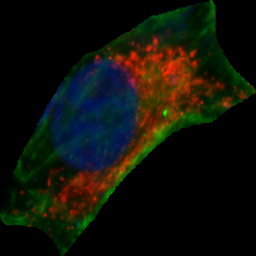
#> input picture ext_img194.png, 256 x 256 px; its folder holds only this picture in this run
$ python -i SURGE_final_code.py   (imports and definitions only)
#> lines starting #> are read from the running program, lines starting #| are printed output that depends on the picture; after the words box and inside, x2 and y2 are one past the last pixel; in counts of white or black regions, pixels touching at a corner belong together
import cv2
import numpy as np
from sklearn.cluster import KMeans
import matplotlib.pyplot as plt
import os

def cluster_image_exclude_black_hsv(image_path, n_clusters=3, threshold=10):
    """
    Cluster the image excluding black pixels in the HSV Value channel.

    Args:
        image_path (str): Path to the image file.
        n_clusters (int): Number of clusters for K-means.
        threshold (int): Threshold for excluding black pixels.

    Returns:
        tuple: Original RGB image, clustered RGB image, K-means model, and mask.
    """
    # Load the RGB image
    image = cv2.imread(image_path)
    image_rgb = cv2.cvtColor(image, cv2.COLOR_BGR2RGB)

    # Convert the image to HSV
    image_hsv = cv2.cvtColor(image, cv2.COLOR_BGR2HSV)

    # Create a mask to exclude black pixels in the Value channel of HSV
    _, mask = cv2.threshold(image_hsv[:, :, 2], threshold, 255, cv2.THRESH_BINARY)

    # Extract non-black pixels using the mask
    masked_image = image_hsv[mask != 0]

    # Apply K-means clustering to the masked HSV pixels
    kmeans = KMeans(n_clusters=n_clusters, random_state=42)
    kmeans.fit(masked_image)
    clustered_pixels = kmeans.cluster_centers_[kmeans.labels_]

    # Create the clustered image
    clustered_image = np.zeros_like(image_hsv)
    clustered_image[mask != 0] = clustered_pixels

    # Convert the clustered image back to RGB for display
    clustered_image_rgb = cv2.cvtColor(clustered_image.astype(np.uint8), cv2.COLOR_HSV2RGB)

    return image, clustered_image_rgb, kmeans, mask

def get_largest_outer_contour(image, epsilon=0.01):
    """
    Find the largest outer contour in the image.

    Args:
        image (ndarray): Grayscale image.
        epsilon (float): Approximation accuracy parameter.

    Returns:
        tuple: Largest contour and approximated polygon.
    """
    # Find contours
    contours, _ = cv2.findContours(image, cv2.RETR_EXTERNAL, cv2.CHAIN_APPROX_SIMPLE)

    # Get the largest contour based on area
    largest_contour = max(contours, key=cv2.contourArea)

    # Approximate the largest contour as a polygon
    perimeter = cv2.arcLength(largest_contour, True)
    approx_polygon = cv2.approxPolyDP(largest_contour, epsilon * perimeter, True)

    return largest_contour, approx_polygon

def find_innermost_and_outermost_clusters(clustered_image, kmeans, mask):
    """
    Identify the innermost and outermost clusters in the clustered image.

    Args:
        clustered_image (ndarray): Clustered image in HSV.
        kmeans (KMeans): K-means model.
        mask (ndarray): Mask of non-black pixels.

    Returns:
        tuple: Innermost and outermost cluster images and masks.
    """
    h, w, _ = clustered_image.shape
    cluster_labels = np.full(mask.shape, -1)
    cluster_labels[mask != 0] = kmeans.labels_

    cluster_boundary_count = np.zeros(kmeans.n_clusters, dtype=int)

    for y in range(h):
        for x in range(w):
            if mask[y, x]:
                current_label = cluster_labels[y, x]
                neighbors = cluster_labels[max(0, y-1):min(h, y+2), max(0, x-1):min(w, x+2)]
                if np.any(neighbors != current_label):
                    cluster_boundary_count[current_label] += 1

    innermost_cluster_idx = np.argmin(cluster_boundary_count)
    outermost_cluster_idx = np.argmax(cluster_boundary_count)

    innermost_cluster_mask = (cluster_labels == innermost_cluster_idx)
    outermost_cluster_mask = (cluster_labels == outermost_cluster_idx)

    innermost_cluster_image = np.zeros_like(clustered_image)
    outermost_cluster_image = np.zeros_like(clustered_image)
    innermost_cluster_image[innermost_cluster_mask] = clustered_image[innermost_cluster_mask]
    outermost_cluster_image[outermost_cluster_mask] = clustered_image[outermost_cluster_mask]

    innermost_cluster_image_rgb = cv2.cvtColor(innermost_cluster_image.astype(np.uint8), cv2.COLOR_HSV2RGB)
    outermost_cluster_image_rgb = cv2.cvtColor(outermost_cluster_image.astype(np.uint8), cv2.COLOR_HSV2RGB)

    return innermost_cluster_image_rgb, outermost_cluster_image_rgb, innermost_cluster_mask, outermost_cluster_mask

def get_center_of_mass_of_innermost_cluster(innermost_cluster_mask):
    """
    Calculate the center of mass of the innermost cluster.

    Args:
        innermost_cluster_mask (ndarray): Mask of the innermost cluster.

    Returns:
        tuple: Coordinates of the center of mass (x, y).
    """
    indices = np.column_stack(np.where(innermost_cluster_mask))
    weights = innermost_cluster_mask[indices[:, 0], indices[:, 1]]

    if len(indices) > 0:
        center_of_mass = np.average(indices, axis=0, weights=weights).astype(int)
        centroid_y, centroid_x = center_of_mass[0], center_of_mass[1]
    else:
        centroid_x, centroid_y = 0, 0

    return centroid_x, centroid_y

def draw_largest_contour(image, mask, color=(0, 255, 0)):
    """
    Draw the largest contour in the mask.

    Args:
        image (ndarray): Original image.
        mask (ndarray): Binary mask.
        color (tuple): Color of the contour.

    Returns:
        tuple: Image with the largest contour drawn.
    """
    # Find contours
    contours, _ = cv2.findContours(mask.astype(np.uint8), cv2.RETR_EXTERNAL, cv2.CHAIN_APPROX_SIMPLE)

    # Get the largest contour based on area
    largest_contour = max(contours, key=cv2.contourArea)

    # Draw the largest contour on the image
    image_with_contour = image.copy()
    cv2.drawContours(image_with_contour, [largest_contour], -1, color, 2)

    return image_with_contour, largest_contour

def draw_angular_lines(image, center, num_lines=36, color=(255, 255, 255)):
    """
    Draw angular lines radiating from a center point.

    Args:
        image (ndarray): Original image.
        center (tuple): Center point (x, y).
        num_lines (int): Number of lines to draw.
        color (tuple): Color of the lines.

    Returns:
        tuple: Image with lines and their endpoints.
    """
    angle_step = 360 / num_lines
    h, w = image.shape[:2]
    line_endpoints = []

    for i in range(num_lines):
        angle = np.deg2rad(i * angle_step)
        x_end = int(center[0] + w * np.cos(angle))
        y_end = int(center[1] - h * np.sin(angle))
        cv2.line(image, center, (x_end, y_end), color, 1)
        line_endpoints.append((x_end, y_end))

    return image, line_endpoints

def find_intersections(line_endpoints, contour, image_shape):
    """
    Find intersections between lines and a contour. In case of multiple intersections,
    return the farthest intersection point for each line. If no intersection is found,
    use the endpoint of the line.

    Args:
        line_endpoints (list): List of line endpoints.
        contour (ndarray): Contour points.
        image_shape (tuple): Shape of the image (height, width).

    Returns:
        list: Intersection points for each line.
    """
    intersections = []
    h, w = image_shape[:2]

    for (x1, y1), (x2, y2) in line_endpoints:
        farthest_intersection = None
        max_distance = -1

        for i in range(len(contour) - 1):
            x3, y3 = contour[i][0]
            x4, y4 = contour[i + 1][0]
            denom = (y4 - y3) * (x2 - x1) - (x4 - x3) * (y2 - y1)

            if not np.isclose(denom, 0):
                ua = ((x4 - x3) * (y1 - y3) - (y4 - y3) * (x1 - x3)) / denom
                ub = ((x2 - x1) * (y1 - y3) - (y2 - y1) * (x1 - x3)) / denom

                if 0 <= ua <= 1 and 0 <= ub <= 1:
                    x = x1 + ua * (x2 - x1)
                    y = y1 + ua * (y2 - y1)
                    distance = np.sqrt((x - x1) ** 2 + (y - y1) ** 2)

                    if distance > max_distance:
                        max_distance = distance
                        farthest_intersection = (int(x), int(y))

        if farthest_intersection is None:
            farthest_intersection = (x2, y2)

        intersections.append(farthest_intersection)

    return intersections
# [12 lines left out: function calculate_distance, not called in this run]

def process_image(image_path):
    """
    Process an image to cluster pixels, find contours, draw shapes and lines,
    and calculate lengths between intersections.

    Args:
        image_path (str): Path to the image file.

    Returns:
        None
    """
    original_image, clustered_image, kmeans, mask = cluster_image_exclude_black_hsv(image_path)
#> in cluster_image_exclude_black_hsv, image is the input picture: shape (256, 256, 3); mean B, G, R 8.8, 17.2, 15.6
#> in cluster_image_exclude_black_hsv, `_, mask = cv2.threshold(image_hsv[:, :, 2], threshold, 255, cv2.THRESH..`:
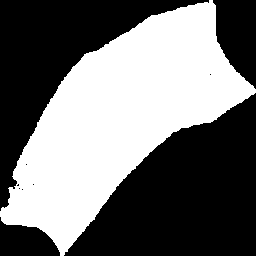
#> mask: shape (256, 256); 44.5% white; 1 white region
#> in cluster_image_exclude_black_hsv, `clustered_image_rgb = cv2.cvtColor(clustered_image.astype(np.uint8), c..`:
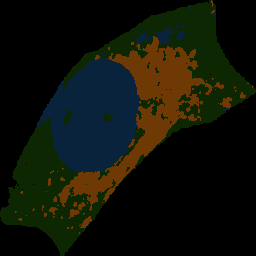
#> clustered_image_rgb: shape (256, 256, 3); mean R, G, B 15.7, 18.8, 8.3
    largest_contour_image, approx_polygon = get_largest_outer_contour(mask, epsilon=0.02)
#> in get_largest_outer_contour, `contours, _ = cv2.findContours(image, cv2.RETR_EXTERNAL, cv2.CHAIN_APP..`: contours = 1 contour; box (x1, y1, x2, y2) and area: (0, 0, 256, 256) 28830
#> in get_largest_outer_contour, `largest_contour = max(contours, key=cv2.contourArea)`: largest_contour = contour of 391 points, box (x1, y1, x2, y2) (0, 0, 256, 256), area 28830
#> in get_largest_outer_contour, `perimeter = cv2.arcLength(largest_contour, True)`: perimeter = 852.7
#> in get_largest_outer_contour, `approx_polygon = cv2.approxPolyDP(largest_contour, epsilon * perimeter..`: approx_polygon = [[212, 0], [84, 54], [4, 223], [63, 255], [173, 131], [255, 92]]
#> largest_contour_image has the same summary as largest_contour in get_largest_outer_contour
    innermost_cluster_image, _, innermost_cluster_mask, _ = find_innermost_and_outermost_clusters(clustered_image, kmeans, mask)
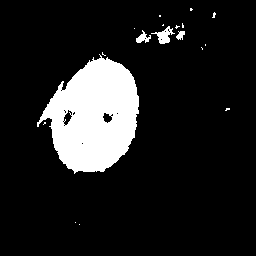
#> innermost_cluster_mask: shape (256, 256) bool; 12.6% white; 18 white regions (14 under 20 px)
    centroid_x, centroid_y = get_center_of_mass_of_innermost_cluster(innermost_cluster_mask)
#> in get_center_of_mass_of_innermost_cluster, `indices = np.column_stack(np.where(innermost_cluster_mask))`: indices = 8256 pairs, first value 8 to 224, second value 37 to 229
#> in get_center_of_mass_of_innermost_cluster, `center_of_mass = np.average(indices, axis=0, weights=weights).astype(i..`: center_of_mass = [112, 97]
#> in get_center_of_mass_of_innermost_cluster, `centroid_y, centroid_x = center_of_mass[0], center_of_mass[1]`: centroid_y = 112; centroid_x = 97
#> centroid_x = 97; centroid_y = 112
    original_with_innermost_contour, innermost_contour = draw_largest_contour(original_image, innermost_cluster_mask, color=(255, 0, 0))
#> in draw_largest_contour, `contours, _ = cv2.findContours(mask.astype(np.uint8), cv2.RETR_EXTERNA..`: contours = 18 contours, 14 with area under 20; largest, box (x1, y1, x2, y2) and area: (37, 54, 139, 174) 7814, (151, 26, 175, 44) 147, (136, 30, 151, 43) 71, (176, 31, 185, 40) 38
#> in draw_largest_contour, `largest_contour = max(contours, key=cv2.contourArea)`: largest_contour = contour of 210 points, box (x1, y1, x2, y2) (37, 54, 139, 174), area 7814
#> in draw_largest_contour, `cv2.drawContours(image_with_contour, [largest_contour], -1, color, 2)`:
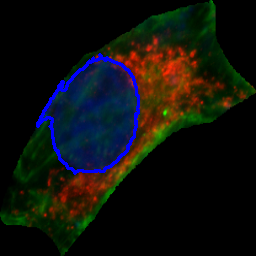
#> image_with_contour: shape (256, 256, 3); 2.03% of pixels changed, all inside (x1, y1, x2, y2) = (36, 53, 140, 175)
#> innermost_contour has the same summary as largest_contour in draw_largest_contour

    # Draw angular lines from the center of mass
    center = (centroid_x, centroid_y)
#> center = (97, 112)
    original_with_lines, line_endpoints = draw_angular_lines(original_image.copy(), center, num_lines=36, color=(255, 255, 255))
#> the loop in draw_angular_lines, `for i in range(num_lines):` made 36 passes
#> (x_end, y_end) on passes 1 to 8: (353, 112), (349, 67), (337, 24), (318, -15), (293, -52), (261, -84), (225, -109), (184, -128)
#> after the loop in draw_angular_lines, `for i in range(num_lines):`:
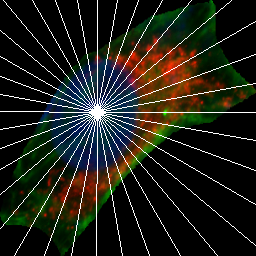
#> image: shape (256, 256, 3); mean of channels 0, 1, 2 24.7, 33, 31.8; drawn as B, G, R
#> after the loop in draw_angular_lines, `for i in range(num_lines):`: line_endpoints = 36 pairs, first value -159 to 353, second value -144 to 368

    # Find intersections of the angular lines with the enclosing shapes
    innermost_intersections = find_intersections([(center, endpoint) for endpoint in line_endpoints], innermost_contour, original_image.shape)
#> the loop in find_intersections, `for (x1, y1), (x2, y2) in line_endpoints:` made 36 passes
#> after the loop in find_intersections, `for (x1, y1), (x2, y2) in line_endpoints:`: intersections = 36 pairs, first value 37 to 138, second value 57 to 172
#> innermost_intersections has the same summary as intersections in find_intersections
    outermost_intersections = find_intersections([(center, endpoint) for endpoint in line_endpoints], largest_contour_image, original_image.shape)
#> the loop in find_intersections (call 2), `for (x1, y1), (x2, y2) in line_endpoints:` made 36 passes
#> outermost_intersections = 36 pairs, first value 4 to 250, second value 7 to 241

    # Store paired intersection points and calculate distances
    paired_intersections = list(zip(innermost_intersections, outermost_intersections))
#> paired_intersections = 36 items

    # Create a separate copy of the original image to draw lines and points
    lines_and_points_image = original_image.copy()

    # Arrays to store points p1 and p2 for each line
    #midpoints=[]
    p1_points = []
    p2_points=[]
    p3_points=[]


    for (inner_point, outer_point), (center, endpoint) in zip(paired_intersections, line_endpoints):
        # Calculate the mid-point on the line between inner_point and outer_point
        p1 = ((inner_point[0] + outer_point[0]) // 2, (inner_point[1] + outer_point[1]) // 2)
        p2 = ((inner_point[0] + p1[0]) // 2, (inner_point[1] + p1[1]) // 2)
        p3 = ((outer_point[0] + p1[0]) // 2, (outer_point[1] + p1[1]) // 2)
        # Store p1 and p2 points

        p1_points.append(p1)
        p2_points.append(p2)
        p3_points.append(p3)

        # Draw lines between innermost and outermost intersection points
        cv2.line(lines_and_points_image, inner_point, outer_point, (255, 255, 0), 1)

        # Draw points p1 and p2 on the image
        cv2.circle(lines_and_points_image, p1, 2, (255, 255, 255), -1)
        cv2.circle(lines_and_points_image, p2, 2, (255, 255, 255), -1)
        cv2.circle(lines_and_points_image, p3, 2, (255, 255, 255), -1)
#> this loop made 36 passes
#> (inner_point, outer_point, center, endpoint, p1, p2, p3) on passes 1 to 6: ((138, 112), (225, 112), 353, 112, (181, 112), (159, 112), (203, 112)), ((138, 104), (250, 84), 349, 67, (194, 94), (166, 99), (222, 89)), ((138, 96), (229, 63), 337, 24, (183, 79), (160, 87), (206, 71)), ((136, 89), (217, 42), 318, -15, (176, 65), (156, 77), (196, 53)), ((134, 81), (215, 13), 293, -52, (174, 47), (154, 64), (194, 30)), ((129, 72), (184, 7), 261, -84, (156, 39), (142, 55), (170, 23))
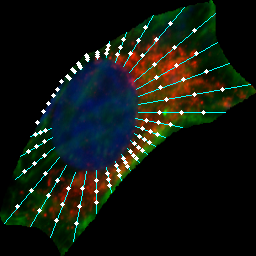
#> lines_and_points_image: shape (256, 256, 3); 3.27% of pixels changed, all inside (x1, y1, x2, y2) = (4, 7, 251, 242)
#> after the loop, p1_points = 36 pairs, first value 31 to 194, second value 39 to 206; p2_points = 36 pairs, first value 37 to 166, second value 53 to 188; p3_points = 36 pairs, first value 17 to 222, second value 23 to 223

    l1=len(p1_points)-1
#> l1 = 35
    l2=len(p2_points)-1
#> l2 = 35
    l3=len(p3_points)-1
#> l3 = 35
    for i in range(len(p1_points)-1):
        cv2.line(lines_and_points_image, p1_points[i], p1_points[i+1], (0, 0, 0), 2)
        print(i)
#> this loop made 35 passes
#| 0
#| 1
#| 2
#| 3
#| 4
#> (further printed lines are left out)
#> lines_and_points_image: shape (256, 256, 3); 2.18% of pixels changed, all inside (x1, y1, x2, y2) = (30, 38, 196, 208)
    cv2.line(lines_and_points_image,p1_points[l1],p1_points[0],(0,0,0),2)
#> lines_and_points_image: shape (256, 256, 3); mean B, G, R 15.2, 21.9, 15.9
    for i in range(len(p2_points)-1):
        cv2.line(lines_and_points_image, p2_points[i], p2_points[i+1], (0, 0, 0), 2)
#> lines_and_points_image: shape (256, 256, 3); mean B, G, R 14, 20.4, 14.2
    cv2.line(lines_and_points_image,p2_points[l2],p2_points[0],(0,0,0),2)
#> lines_and_points_image: shape (256, 256, 3); mean B, G, R 13.9, 20.3, 14.1
    for i in range(len(p3_points)-1):
        cv2.line(lines_and_points_image, p3_points[i], p3_points[i+1], (0, 0, 0), 2)
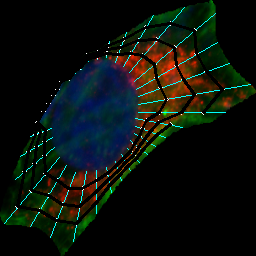
#> lines_and_points_image: shape (256, 256, 3); mean B, G, R 12.6, 18.2, 12.3
    cv2.line(lines_and_points_image,p3_points[l3],p3_points[0],(0,0,0),2)
#> lines_and_points_image: shape (256, 256, 3); 0.13% of pixels changed, all inside (x1, y1, x2, y2) = (171, 112, 203, 125)
    print(l1)
#| 35
    plt.figure(figsize=(10, 8))
    plt.imshow(cv2.cvtColor(lines_and_points_image, cv2.COLOR_BGR2RGB))
    plt.title('Image with Lines and Equidistant Points')
    plt.axis('off')
    plt.show()


# [15 lines left out: function process_images_in_folder, not called in this run]

# Example usage
folder_path = r"C:\Users\visha\Desktop\New folder"
# [1 line not run here, left out]

>>> result = process_image('ext_img194.png')

$ run again, on ext_img195.png
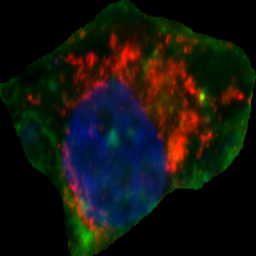
#> input picture ext_img195.png, 256 x 256 px
#> in cluster_image_exclude_black_hsv, image is the input picture: shape (256, 256, 3); mean B, G, R 14.1, 20, 19.8
#> image_hsv: shape (256, 256, 3); mean H, S, V 38, 147, 37.3
#> in cluster_image_exclude_black_hsv, `_, mask = cv2.threshold(image_hsv[:, :, 2], threshold, 255, cv2.THRESH..`:
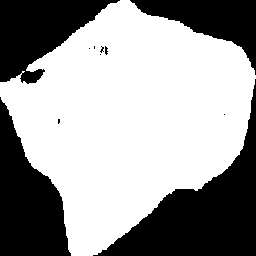
#> mask: shape (256, 256); 61.2% white; 11 black regions (7 under 20 px)
#> in get_largest_outer_contour, `contours, _ = cv2.findContours(image, cv2.RETR_EXTERNAL, cv2.CHAIN_APP..`: contours = 1 contour; box (x1, y1, x2, y2) and area: (0, 0, 256, 256) 39713
#> in get_largest_outer_contour, `largest_contour = max(contours, key=cv2.contourArea)`: largest_contour = contour of 429 points, box (x1, y1, x2, y2) (0, 0, 256, 256), area 39713
#> perimeter = 939.8
#> in get_largest_outer_contour, `approx_polygon = cv2.approxPolyDP(largest_contour, epsilon * perimeter..`: approx_polygon = [[241, 47], [120, 0], [35, 83], [0, 82], [71, 255], [239, 154]]
#> in process_image, `largest_contour_image, approx_polygon = get_largest_outer_contour(mask..`: largest_contour_image has the same summary as largest_contour in get_largest_outer_contour
#> innermost_cluster_mask: shape (256, 256) bool; 17.8% white; 21 white regions (19 under 20 px)
#> indices = 11661 pairs, first value 18 to 233, second value 53 to 244
#> center_of_mass = [155, 113]
#> in get_center_of_mass_of_innermost_cluster, `centroid_y, centroid_x = center_of_mass[0], center_of_mass[1]`: centroid_y = 155; centroid_x = 113
#> in process_image, `centroid_x, centroid_y = get_center_of_mass_of_innermost_cluster(inner..`: centroid_y = 155
#> in draw_largest_contour, `contours, _ = cv2.findContours(mask.astype(np.uint8), cv2.RETR_EXTERNA..`: contours = 21 contours, 19 with area under 20; largest, box (x1, y1, x2, y2) and area: (60, 78, 172, 234) 11494, (53, 57, 63, 66) 26
#> in draw_largest_contour, `largest_contour = max(contours, key=cv2.contourArea)`: largest_contour = contour of 245 points, box (x1, y1, x2, y2) (60, 78, 172, 234), area 11494
#> image_with_contour: shape (256, 256, 3); 2.3% of pixels changed, all inside (x1, y1, x2, y2) = (59, 77, 173, 235)
#> innermost_contour has the same summary as largest_contour in draw_largest_contour
#> in process_image, `center = (centroid_x, centroid_y)`: center = (113, 155)
#> the loop in draw_angular_lines, `for i in range(num_lines):` made 36 passes
#> (x_end, y_end) on passes 1 to 8: (369, 155), (365, 110), (353, 67), (334, 27), (309, -9), (277, -41), (241, -66), (200, -85)
#> after the loop in draw_angular_lines, `for i in range(num_lines):`: line_endpoints = 36 pairs, first value -143 to 369, second value -101 to 411
#> the loop in find_intersections, `for (x1, y1), (x2, y2) in line_endpoints:` made 36 passes
#> after the loop in find_intersections, `for (x1, y1), (x2, y2) in line_endpoints:`: intersections = 36 pairs, first value 60 to 167, second value 79 to 228
#> innermost_intersections has the same summary as intersections in find_intersections
#> the loop in find_intersections (call 2), `for (x1, y1), (x2, y2) in line_endpoints:` made 36 passes
#> outermost_intersections = 36 pairs, first value 0 to 254, second value 3 to 255
#> paired_intersections = 36 items
#> the loop in process_image, `for (inner_point, outer_point), (center, endpoint) in zip(paired_inter..` made 36 passes
#> (inner_point, outer_point, center, endpoint, p1, p2, p3) on passes 1 to 6: ((166, 155), (237, 155), 369, 155, (201, 155), (183, 155), (219, 155)), ((164, 145), (246, 131), 365, 110, (205, 138), (184, 141), (225, 134)), ((160, 137), (250, 104), 353, 67, (205, 120), (182, 128), (227, 112)), ((157, 129), (254, 73), 334, 27, (205, 101), (181, 115), (229, 87)), ((152, 122), (241, 47), 309, -9, (196, 84), (174, 103), (218, 65)), ((146, 114), (211, 36), 277, -41, (178, 75), (162, 94), (194, 55))
#> after the loop in process_image, `for (inner_point, outer_point), (center, endpoint) in zip(paired_inter..`: p1_points = 36 pairs, first value 33 to 205, second value 41 to 240; p2_points = 36 pairs, first value 50 to 184, second value 60 to 233; p3_points = 36 pairs, first value 16 to 229, second value 22 to 247
#> l1 = 35
#> the loop in process_image, `for i in range(len(p1_points)-1):` made 35 passes
#| 0
#| 1
#| 2
#| 3
#| 4
#> (further printed lines are left out)
#> the loop in process_image, `for i in range(len(p2_points)-1):` made 35 passes
#> the loop in process_image, `for i in range(len(p3_points)-1):` made 35 passes
#> after the loop in process_image, `for i in range(len(p3_points)-1):`:
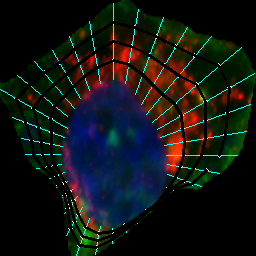
#> lines_and_points_image: shape (256, 256, 3); mean B, G, R 19, 22, 16.9
#| 35
